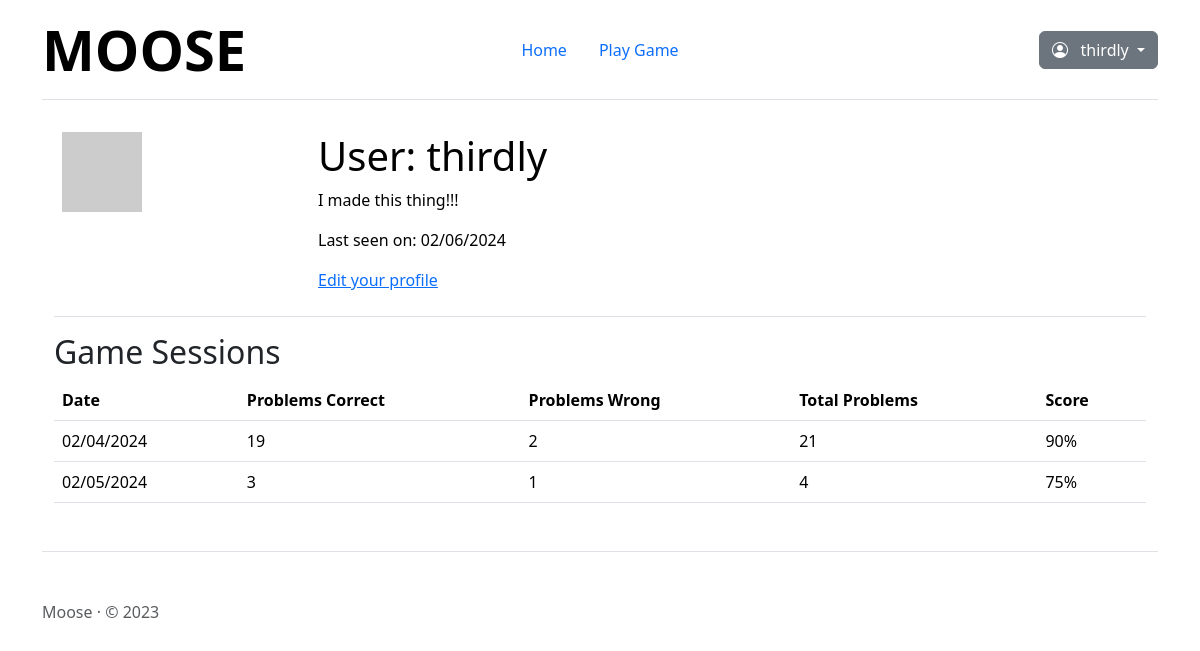
The app's page /user/thirdly (signed in), older data.
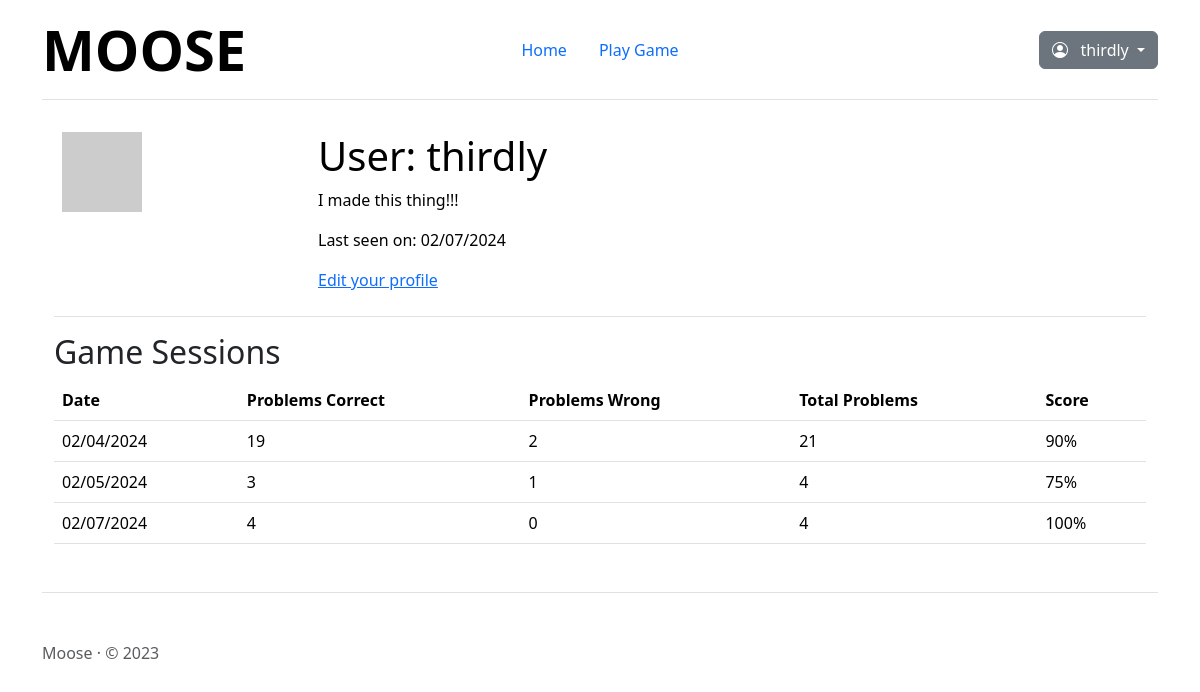
The same page, newer data.
### app/models.py (models this page shows, shortened)
class User(UserMixin, db.Model):
    id: so.Mapped[int] = so.mapped_column(primary_key=True)
    username: so.Mapped[str] = so.mapped_column(
        sa.String(64), index=True, unique=True
    )
    email: so.Mapped[str] = so.mapped_column(
        sa.String(120), index=True, unique=True
    )
    password_hash: so.Mapped[Optional[str]] = so.mapped_column(sa.String(256))
    about_me: so.Mapped[Optional[str]] = so.mapped_column(sa.String(140))
    last_seen: so.Mapped[Optional[datetime]] = so.mapped_column(
        default=lambda: datetime.now(timezone.utc)
    )
    posts: so.WriteOnlyMapped["Post"] = so.relationship(
        back_populates="author"
    )
    def avatar(self, size):
        digest = md5(self.email.lower().encode("utf-8")).hexdigest()
        return f"https://www.gravatar.com/avatar/{digest}?d=identicon&s={size}"
    game_sessions = db.relationship(
        "GameSession", backref="user", lazy="dynamic"
    )

class GameSession(db.Model):
    id = so.mapped_column(sa.Integer, primary_key=True)
    user_id = so.mapped_column(
        sa.Integer, sa.ForeignKey("user.id"), index=True
    )
    session_date = so.mapped_column(
        sa.Date, default=datetime.now(timezone.utc), index=True
    )
    total_problems = so.mapped_column(sa.Integer)
    problems_correct = so.mapped_column(sa.Integer)
    problems_wrong = so.mapped_column(sa.Integer)
    details = so.relationship(
        "GameDetail", back_populates="session", lazy=True
    )

### app/routes.py (the view)
@app.route("/user/<username>")
@login_required
def user(username):
    user = User.query.filter_by(username=username).first_or_404()
    game_sessions = user.game_sessions.order_by(
        GameSession.session_date.desc()
    )
    return render_template("user.html", user=user, game_sessions=game_sessions)

### app/models.py (called while the page is built)
@login.user_loader
def load_user(id):
    return db.session.get(User, int(id))

### app/routes.py (called while the page is built)
@app.before_request
def before_request():
    if current_user.is_authenticated:
        current_user.last_seen = datetime.now(timezone.utc)
        db.session.commit()

### app/templates/user.html
{% extends "base.html" %} {% block content %}
<table class="table table-hover">
  <tr>
    <td width="256px"><img src="{{ user.avatar(256) }}" /></td>
    <td>
      <h1>User: {{ user.username }}</h1>
      {% if user.about_me %}
      <p>{{ user.about_me }}</p>
      {% endif %} {% if user.last_seen %}
      <p>Last seen on: {{ user.last_seen.strftime('%m/%d/%Y') }}</p>
      {% endif %} {% if user == current_user %}
      <p><a href="{{ url_for('edit_profile') }}">Edit your profile</a></p>
      {% endif %}
    </td>
  </tr>
</table>
<h2>Game Sessions</h2>
{% if user.game_sessions %}
<table class="table">
  <thead>
    <tr>
      <th>Date</th>
      <th>Problems Correct</th>
      <th>Problems Wrong</th>
      <th>Total Problems</th>
      <th>Score</th>
    </tr>
  </thead>
  <tbody>
    {% for session in user.game_sessions %}
    <tr>
      <td>{{ session.session_date.strftime('%m/%d/%Y') }}</td>
      <td>{{ session.problems_correct }}</td>
      <td>{{ session.problems_wrong }}</td>
      <td>{{ session.total_problems }}</td>
      <td>
        {{ ((session.problems_correct / session.total_problems) * 100)
        |round|int }}%
      </td>
    </tr>
    {% endfor %}
  </tbody>
</table>
{% else %}
<p>No game sessions found.</p>
{% endif %} {% endblock %}

### app/templates/base.html (shortened to what this page needs)
<!DOCTYPE html>
<html>
  <head>
    <link href="/static/dist/css/bootstrap.min.css" rel="stylesheet" />
    <link
      rel="stylesheet"
      href="https://cdn.jsdelivr.net/npm/bootstrap-icons@1.11.3/font/bootstrap-icons.min.css"
    />
    <link
      rel="stylesheet"
      href="{{ url_for('static', filename='css/style.css') }}"
    />
    <link href="/static/css/headers.css" rel="stylesheet" />
  </head>
  <body>
    <div class="container">
      <nav
        class="d-flex flex-wrap align-items-center justify-content-center justify-content-md-between py-3 mb-4 border-bottom"
      >
        <div class="col-md-3 mb-2 mb-md-0">
          <a
            href="/"
            class="d-inline-flex link-body-emphasis text-decoration-none"
          >
            <span class="display-4 fw-bold">MOOSE</span>
          </a>
        </div>
        <ul
          class="nav nav-pills col-12 col-md-auto mb-2 justify-content-center mb-md-0"
        >
          <li>
            <a
              href="{{ url_for('index') }}"
              class="nav-link{% if request.path == url_for('index') %} active{% endif %}"
              aria-current="page"
              >Home</a
            >
          </li>
          <li>
            <a
              href="{{ url_for('game') }}"
              class="nav-link{% if request.path == url_for('game') %} active{% endif %}"
              aria-current="page"
              >Play Game</a
            >
          </li>
        </ul>
        <div class="col-md-3 text-end">
          {% if current_user.is_anonymous %}
          <ul
            class="nav nav-pills col-12 col-md-auto mb-2 justify-content-end mb-md-0"
          >
            <li>
              <a
                href="{{ url_for('login') }}"
                class="nav-link{% if request.path == url_for('login') %} active{% endif %}"
                aria-current="page"
                >Login</a
              >
            </li>
            <li>
              <a
                href="{{ url_for('register') }}"
                class="nav-link{% if request.path == url_for('register') %} active{% endif %}"
                aria-current="page"
                >Register</a
              >
            </li>
          </ul>
          {% else %}
          <div class="dropdown">
            <a
              class="btn btn-secondary dropdown-toggle"
              href="#"
              role="button"
              id="dropdownMenuLink"
              data-bs-toggle="dropdown"
              aria-expanded="false"
            >
              <i class="bi bi-person-circle"></i> &nbsp; {{
              current_user.username }}
            </a>
          </div>
          {% endif %}
        </div>
      </nav>
      <main class="container">{% block content %}{% endblock %}</main>
      <footer class="pt-5 my-5 text-body-secondary border-top">
        Moose &middot; &copy; 2023
      </footer>
    </div>
  </body>
</html>

Row changes from the older to the newer data that the page shows:
changed User "thirdly": last_seen "02/06/2024" → "02/07/2024"
added GameSession: session_date "02/07/2024", problems_correct "4", problems_wrong "0", total_problems "4", problems_correct+total_problems "100"
